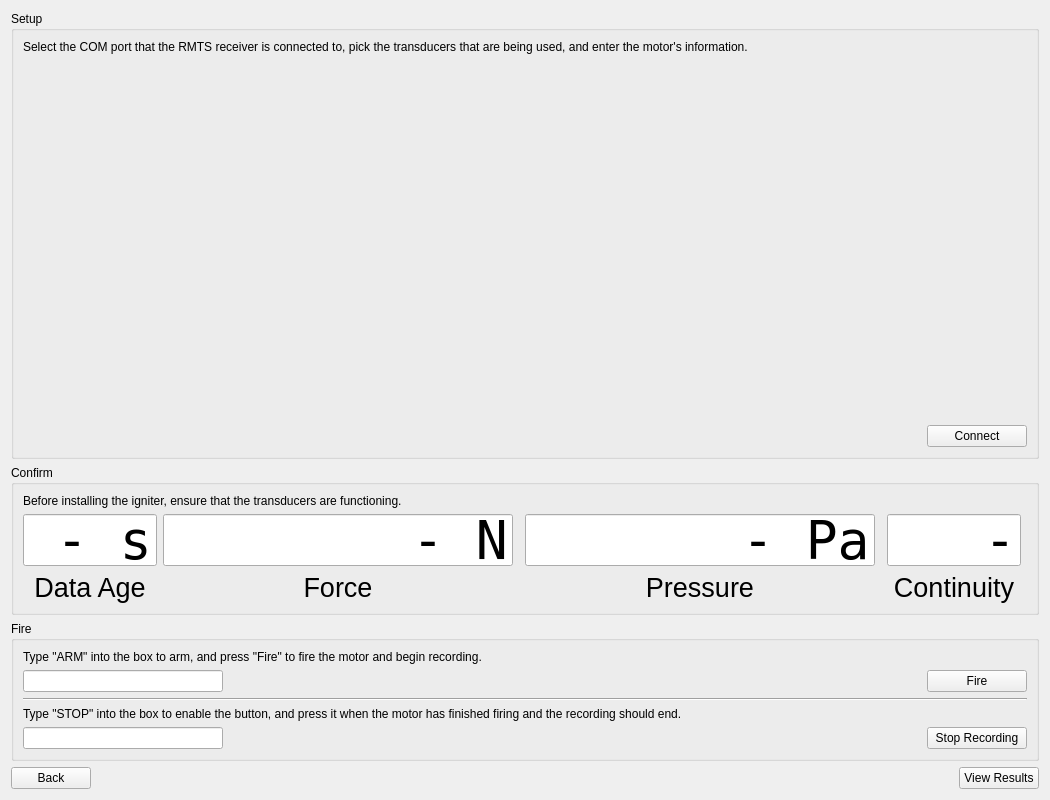
<?xml version="1.0" encoding="UTF-8"?>
<ui version="4.0">
 <class>FireWidget</class>
 <widget class="QWidget" name="FireWidget">
  <property name="geometry">
   <rect>
    <x>0</x>
    <y>0</y>
    <width>1050</width>
    <height>800</height>
   </rect>
  </property>
  <property name="minimumSize">
   <size>
    <width>1050</width>
    <height>800</height>
   </size>
  </property>
  <property name="windowTitle">
   <string>Form</string>
  </property>
  <layout class="QVBoxLayout" name="verticalLayout">
   <item>
    <widget class="QGroupBox" name="groupBox">
     <property name="sizePolicy">
      <sizepolicy hsizetype="Preferred" vsizetype="Expanding">
       <horstretch>0</horstretch>
       <verstretch>0</verstretch>
      </sizepolicy>
     </property>
     <property name="maximumSize">
      <size>
       <width>16777215</width>
       <height>16777215</height>
      </size>
     </property>
     <property name="title">
      <string>Setup</string>
     </property>
     <layout class="QVBoxLayout" name="verticalLayout_2">
      <item>
       <widget class="QLabel" name="label">
        <property name="sizePolicy">
         <sizepolicy hsizetype="Preferred" vsizetype="Minimum">
          <horstretch>0</horstretch>
          <verstretch>0</verstretch>
         </sizepolicy>
        </property>
        <property name="text">
         <string>Select the COM port that the RMTS receiver is connected to, pick the transducers that are being used, and enter the motor's information.</string>
        </property>
       </widget>
      </item>
      <item>
       <layout class="QHBoxLayout" name="horizontalLayout">
        <property name="rightMargin">
         <number>5</number>
        </property>
        <item>
         <layout class="QVBoxLayout" name="verticalLayout_7">
          <property name="bottomMargin">
           <number>6</number>
          </property>
          <item>
           <widget class="PortSelectorWidget" name="widgetPortSelector" native="true">
            <property name="sizePolicy">
             <sizepolicy hsizetype="Preferred" vsizetype="Preferred">
              <horstretch>0</horstretch>
              <verstretch>0</verstretch>
             </sizepolicy>
            </property>
           </widget>
          </item>
          <item>
           <widget class="TransducerSelectorWidget" name="widgetTransducerSelector" native="true"/>
          </item>
          <item>
           <spacer name="verticalSpacer">
            <property name="orientation">
             <enum>Qt::Vertical</enum>
            </property>
            <property name="sizeHint" stdset="0">
             <size>
              <width>20</width>
              <height>40</height>
             </size>
            </property>
           </spacer>
          </item>
         </layout>
        </item>
        <item>
         <widget class="CollectionEditor" name="firingConfig" native="true">
          <property name="sizePolicy">
           <sizepolicy hsizetype="Preferred" vsizetype="Expanding">
            <horstretch>0</horstretch>
            <verstretch>0</verstretch>
           </sizepolicy>
          </property>
         </widget>
        </item>
       </layout>
      </item>
      <item>
       <layout class="QHBoxLayout" name="horizontalLayout_2">
        <property name="bottomMargin">
         <number>0</number>
        </property>
        <item>
         <spacer name="horizontalSpacer_3">
          <property name="orientation">
           <enum>Qt::Horizontal</enum>
          </property>
          <property name="sizeHint" stdset="0">
           <size>
            <width>40</width>
            <height>20</height>
           </size>
          </property>
         </spacer>
        </item>
        <item>
         <widget class="QPushButton" name="pushButton_3">
          <property name="minimumSize">
           <size>
            <width>100</width>
            <height>0</height>
           </size>
          </property>
          <property name="maximumSize">
           <size>
            <width>100</width>
            <height>16777215</height>
           </size>
          </property>
          <property name="text">
           <string>Connect</string>
          </property>
         </widget>
        </item>
       </layout>
      </item>
     </layout>
    </widget>
   </item>
   <item>
    <widget class="QGroupBox" name="groupBox_2">
     <property name="sizePolicy">
      <sizepolicy hsizetype="Expanding" vsizetype="Preferred">
       <horstretch>0</horstretch>
       <verstretch>0</verstretch>
      </sizepolicy>
     </property>
     <property name="minimumSize">
      <size>
       <width>150</width>
       <height>0</height>
      </size>
     </property>
     <property name="maximumSize">
      <size>
       <width>1050</width>
       <height>150</height>
      </size>
     </property>
     <property name="title">
      <string>Confirm</string>
     </property>
     <layout class="QVBoxLayout" name="verticalLayout_9">
      <item>
       <widget class="QLabel" name="label_8">
        <property name="text">
         <string>Before installing the igniter, ensure that the transducers are functioning.</string>
        </property>
       </widget>
      </item>
      <item>
       <layout class="QHBoxLayout" name="horizontalLayout_5">
        <property name="rightMargin">
         <number>0</number>
        </property>
        <item>
         <layout class="QVBoxLayout" name="verticalLayout_6">
          <item>
           <widget class="QLineEdit" name="lineEdit_3">
            <property name="maximumSize">
             <size>
              <width>16777215</width>
              <height>16777215</height>
             </size>
            </property>
            <property name="font">
             <font>
              <family>DejaVu Sans Mono</family>
              <pointsize>40</pointsize>
             </font>
            </property>
            <property name="text">
             <string>- s</string>
            </property>
            <property name="alignment">
             <set>Qt::AlignRight|Qt::AlignTrailing|Qt::AlignVCenter</set>
            </property>
            <property name="readOnly">
             <bool>true</bool>
            </property>
           </widget>
          </item>
          <item>
           <widget class="QLabel" name="label_4">
            <property name="font">
             <font>
              <pointsize>20</pointsize>
             </font>
            </property>
            <property name="text">
             <string>Data Age</string>
            </property>
            <property name="alignment">
             <set>Qt::AlignCenter</set>
            </property>
           </widget>
          </item>
         </layout>
        </item>
        <item>
         <layout class="QVBoxLayout" name="verticalLayout_3">
          <property name="rightMargin">
           <number>6</number>
          </property>
          <item>
           <widget class="QLineEdit" name="lineEdit_4">
            <property name="minimumSize">
             <size>
              <width>350</width>
              <height>0</height>
             </size>
            </property>
            <property name="font">
             <font>
              <family>DejaVu Sans Mono</family>
              <pointsize>40</pointsize>
             </font>
            </property>
            <property name="text">
             <string>- N</string>
            </property>
            <property name="alignment">
             <set>Qt::AlignRight|Qt::AlignTrailing|Qt::AlignVCenter</set>
            </property>
            <property name="readOnly">
             <bool>true</bool>
            </property>
           </widget>
          </item>
          <item>
           <widget class="QLabel" name="label_5">
            <property name="font">
             <font>
              <pointsize>20</pointsize>
             </font>
            </property>
            <property name="text">
             <string>Force</string>
            </property>
            <property name="alignment">
             <set>Qt::AlignCenter</set>
            </property>
           </widget>
          </item>
         </layout>
        </item>
        <item>
         <layout class="QVBoxLayout" name="verticalLayout_5">
          <property name="rightMargin">
           <number>6</number>
          </property>
          <item>
           <widget class="QLineEdit" name="lineEdit_5">
            <property name="minimumSize">
             <size>
              <width>350</width>
              <height>0</height>
             </size>
            </property>
            <property name="font">
             <font>
              <family>DejaVu Sans Mono</family>
              <pointsize>40</pointsize>
             </font>
            </property>
            <property name="text">
             <string>- Pa</string>
            </property>
            <property name="alignment">
             <set>Qt::AlignRight|Qt::AlignTrailing|Qt::AlignVCenter</set>
            </property>
            <property name="readOnly">
             <bool>true</bool>
            </property>
           </widget>
          </item>
          <item>
           <widget class="QLabel" name="label_6">
            <property name="font">
             <font>
              <pointsize>20</pointsize>
             </font>
            </property>
            <property name="text">
             <string>Pressure</string>
            </property>
            <property name="alignment">
             <set>Qt::AlignCenter</set>
            </property>
           </widget>
          </item>
         </layout>
        </item>
        <item>
         <layout class="QVBoxLayout" name="verticalLayout_4">
          <property name="rightMargin">
           <number>6</number>
          </property>
          <item>
           <widget class="QLineEdit" name="lineEdit_6">
            <property name="font">
             <font>
              <family>DejaVu Sans Mono</family>
              <pointsize>40</pointsize>
             </font>
            </property>
            <property name="text">
             <string>-</string>
            </property>
            <property name="alignment">
             <set>Qt::AlignRight|Qt::AlignTrailing|Qt::AlignVCenter</set>
            </property>
            <property name="readOnly">
             <bool>true</bool>
            </property>
           </widget>
          </item>
          <item>
           <widget class="QLabel" name="label_7">
            <property name="font">
             <font>
              <pointsize>20</pointsize>
             </font>
            </property>
            <property name="text">
             <string>Continuity</string>
            </property>
            <property name="alignment">
             <set>Qt::AlignCenter</set>
            </property>
           </widget>
          </item>
         </layout>
        </item>
       </layout>
      </item>
     </layout>
    </widget>
   </item>
   <item>
    <widget class="QGroupBox" name="groupBox_3">
     <property name="maximumSize">
      <size>
       <width>16777215</width>
       <height>140</height>
      </size>
     </property>
     <property name="title">
      <string>Fire</string>
     </property>
     <layout class="QVBoxLayout" name="verticalLayout_8">
      <item>
       <widget class="QLabel" name="label_2">
        <property name="text">
         <string>Type &quot;ARM&quot; into the box to arm, and press &quot;Fire&quot; to fire the motor and begin recording.</string>
        </property>
       </widget>
      </item>
      <item>
       <layout class="QHBoxLayout" name="horizontalLayout_3">
        <item>
         <widget class="QLineEdit" name="lineEditArm">
          <property name="maximumSize">
           <size>
            <width>200</width>
            <height>16777215</height>
           </size>
          </property>
         </widget>
        </item>
        <item>
         <spacer name="horizontalSpacer">
          <property name="orientation">
           <enum>Qt::Horizontal</enum>
          </property>
          <property name="sizeHint" stdset="0">
           <size>
            <width>40</width>
            <height>20</height>
           </size>
          </property>
         </spacer>
        </item>
        <item>
         <widget class="QPushButton" name="pushButtonFire">
          <property name="minimumSize">
           <size>
            <width>100</width>
            <height>0</height>
           </size>
          </property>
          <property name="maximumSize">
           <size>
            <width>100</width>
            <height>16777215</height>
           </size>
          </property>
          <property name="text">
           <string>Fire</string>
          </property>
         </widget>
        </item>
       </layout>
      </item>
      <item>
       <widget class="Line" name="line">
        <property name="orientation">
         <enum>Qt::Horizontal</enum>
        </property>
       </widget>
      </item>
      <item>
       <widget class="QLabel" name="label_3">
        <property name="text">
         <string>Type &quot;STOP&quot; into the box to enable the button, and press it when the motor has finished firing and the recording should end.</string>
        </property>
       </widget>
      </item>
      <item>
       <layout class="QHBoxLayout" name="horizontalLayout_4">
        <property name="topMargin">
         <number>0</number>
        </property>
        <item>
         <widget class="QLineEdit" name="lineEditStop">
          <property name="maximumSize">
           <size>
            <width>200</width>
            <height>16777215</height>
           </size>
          </property>
         </widget>
        </item>
        <item>
         <spacer name="horizontalSpacer_2">
          <property name="orientation">
           <enum>Qt::Horizontal</enum>
          </property>
          <property name="sizeHint" stdset="0">
           <size>
            <width>40</width>
            <height>20</height>
           </size>
          </property>
         </spacer>
        </item>
        <item>
         <widget class="QPushButton" name="pushButtonStop">
          <property name="minimumSize">
           <size>
            <width>100</width>
            <height>0</height>
           </size>
          </property>
          <property name="maximumSize">
           <size>
            <width>100</width>
            <height>100</height>
           </size>
          </property>
          <property name="text">
           <string>Stop Recording</string>
          </property>
         </widget>
        </item>
       </layout>
      </item>
     </layout>
    </widget>
   </item>
   <item>
    <layout class="QHBoxLayout" name="horizontalLayout_6">
     <property name="topMargin">
      <number>0</number>
     </property>
     <item>
      <widget class="QPushButton" name="pushButton_4">
       <property name="text">
        <string>Back</string>
       </property>
      </widget>
     </item>
     <item>
      <spacer name="horizontalSpacer_4">
       <property name="orientation">
        <enum>Qt::Horizontal</enum>
       </property>
       <property name="sizeHint" stdset="0">
        <size>
         <width>40</width>
         <height>20</height>
        </size>
       </property>
      </spacer>
     </item>
     <item>
      <widget class="QPushButton" name="pushButton_5">
       <property name="text">
        <string>View Results</string>
       </property>
      </widget>
     </item>
    </layout>
   </item>
  </layout>
 </widget>
 <customwidgets>
  <customwidget>
   <class>CollectionEditor</class>
   <extends>QWidget</extends>
   <header location="global">pyFormGen.collectionEditor</header>
   <container>1</container>
  </customwidget>
  <customwidget>
   <class>PortSelectorWidget</class>
   <extends>QWidget</extends>
   <header location="global">ui.portSelectorWidget</header>
   <container>1</container>
  </customwidget>
  <customwidget>
   <class>TransducerSelectorWidget</class>
   <extends>QWidget</extends>
   <header location="global">ui.transducerSelectorWidget</header>
   <container>1</container>
  </customwidget>
 </customwidgets>
 <resources/>
 <connections/>
</ui>
